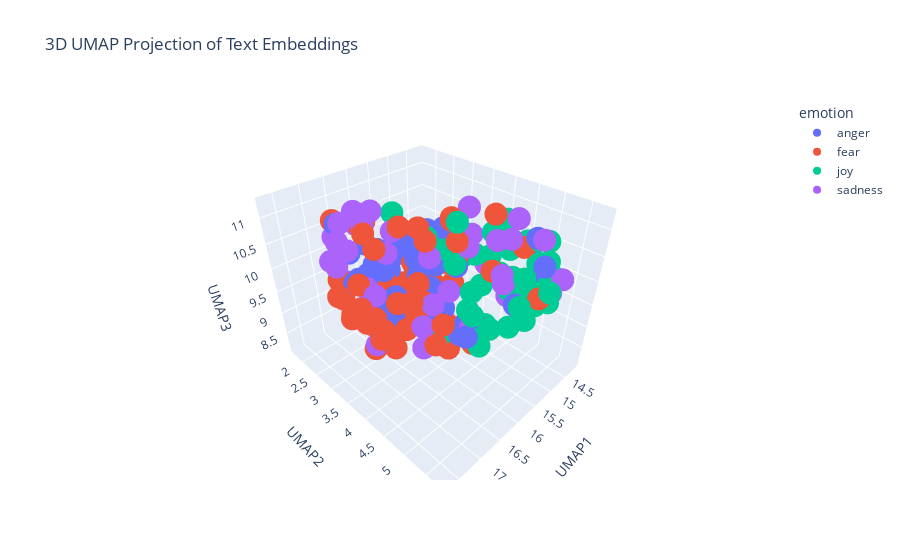

The notebook cell this image was saved under:
### Markdown cell above
---
##### <a id='toc1_5_8_1_1_'></a>[**>>> Exercise 4 (Take home):**](#toc0_)

Apply UMAP to the same embeddings to reduce the dimensionality to 3D vectors and plot the 3D graph, discuss the differences and similarities with the 2D graph.

### Code cell
# Answer here


import pandas as pd
import numpy as np
import umap
import plotly.express as px

combined_df = pd.concat([train_df_new, test_df_new], ignore_index=True)

X_embeddings = np.array(combined_df['embeddings_values'].tolist())

reducer_hw = umap.UMAP(n_components=3, metric='cosine', random_state=28) 
embedding_3d = reducer_hw.fit_transform(X_embeddings)

df_plot = pd.DataFrame(embedding_3d, columns=['UMAP1', 'UMAP2', 'UMAP3'])
df_plot['emotion'] = combined_df['emotion']
df_plot['intensity'] = combined_df['intensity']
df_plot['text'] = combined_df['text']


# Visualize the embeddings with Plotly
fig = px.scatter_3d(
    df_plot,
    x='UMAP1',
    y='UMAP2',
    z='UMAP3',
    color='emotion',  # Color points by the 'emotion' column
    hover_data=['text', 'intensity'],  # Show text and intensity on hover
    title='3D UMAP Projection of Text Embeddings'
)

fig.show()

### Figure 1 — Plotly figure (JSON) as saved in the notebook; plotly's stock layout.template omitted (floating-point values rounded to 4 significant figures)
{"data": [{"customdata": [["@HebertofNH any time a man who got paid to throw temper tantrums speaks up, you gotta listen.", 0.521], ["You ever just find that the people around you really irritate you sometimes? That's me right now 😒", 0.792], ["Now that the whole clown rage has scared me shitless, I'm gonna go cry in my room", 0.729], ["@JasonMillerinDC @realDonaldTrump Prudence suggests that a 8+% bump over 2-3 weeks should be viewed with SKEPTICISM. Media/HRC axis #angry", 0.583], ["Indignation: [whispers to date during that terrific Lerman/Letts centerpiece scene] That's his overwhelming sense of indignation.", 0.479], ["@mdivincenzo9 he's stupid, I hate him lol ", 0.521], ["@The_Nasty_P now you gotta do that with fast n furious", 0.354], ["@soyoprincess they irritate me. Them and their inch thick made up masks", 0.667], ["Like I can't do 12 hours worth of standing or calorie burning in 3 hours 😭😭😭😭 #1stworldprobs4vs", 0.458], ["I have a rage rage ep 2 coming out soon I'll keep you posted on it #YouTube #youtubegaming ", 0.422], ["the 1975 are playing antichrist why won't @sundarakarma play hustle it's an outrage", 0.417], ["..... wakes up and says 'have you tried changing her nappy?' 😡👊🏼 #rage!!!!", 0.688], ["@ezlisteningdisc it doesn't offend me but it's just,,, Weird.", 0.188], ["@lethargytyler ehhh I guess. I want to everyone I've ever burst out laughing in front of😂", 0.333], ["@cc_yandian @HillaryClinton her team must draw from a hat for daily personality #drugged  #yeller #quiet #screamer #😂😂", 0.521], ["@NM_NickNocturne Incentivise people to roam the Internet being morally offended, as if they didn't do it enough already.", 0.542], ["In 2016, Black people are STILL fighting to be recognized as human beings. #cantsleep ", 0.646], ["Now that I have my ex's number now its time to prank him. #revenge #prank #whatprankIshoulddo seriously what prank I should I do", 0.5], ["@ArcadianLuthier -- taking out his feelings on Kei unfairly. His lips form a frown as he tries to walk away.", 0.521], ["@girlsreallyrule Both Trump + King are relentless self-promoters who don't give a rip about anyone else. A perfect match for both Donalds.", 0.521], ["Tonight's #DragRace #AllStars2 episode GAVE ME LIFE! Yaassss queens! #teamalaska #teamkatya  #bwahaha", 0.25], ["@jamiesonhelen @MarianKeyes all three of my agin's on the pout .", 0.296], ["I wonder what would happen if I were to tell some people the truth #savage #uhoh #angry", 0.583], ["Unbelievable takes 10 minutes to get through to @BarclaysUK then there's a fault and the call hangs up  #treatcustomersfairly", 0.604], ["Inpouring this letter we are dying over against subsist checking quaint virtuoso ways toward fine huff yours l...", 0.562], ["Wont use using @mothercareuk @Mothercarehelp again!! These guys cant get nothing right!! #fuming", 0.854], ["So I wished my sis 12 midnight but received no reply from her. My 2nd sis JUST wished her, got a reply. You know who's the fav #offended", 0.479], ["@fireemblemlord it's the first expac since wrath that feels like a proper 'evolution' of the game for me", 0.542], ["@thomeagle Just to help maintain and boost our status as a world class centre for education, culture and tolerance. ", 0.167], ["Fuking fuming 😤", 0.854], ["Nick said he's territorial and he'll growl if someone gets too close to me #hesananimal", 0.458], ["@BarackObama I love Lizzy Warren's latest rage against Wall Street.", 0.177], ["Brendan Rodgers looks fuming 😭", 0.479], ["When you burst out crying alone and u realize that no one truly knows how unhappy you really are because you don't want anyone to know", 0.396], ["@Docjp they unleashing God's wrath just as Cain did", 0.417], ["Finally made my #fury #warrior guide. Let me know your thoughts", 0.375], ["@xandraaa5 @amayaallyn6 shut up hashtags are cool ", 0.438], ["If i could just get my line to block! #germantownbroncos #lilleague #popwarner #Broncos #usafootball  #lineman", 0.417], ["Anger, resentment, and hatred are the destroyer of your fortune today.'", 0.375], ["@DxfyingGrxvity - frustration, looking up at Elphaba in a frown of aggravation. Her high pitched voice was growing more and more --", 0.604], ["@HomeSwapperteam  Spent months arranging swap , new jobs etc, now I've found out she's been leading me on a merry dance. #fuming with her", 0.667], ["#oow16 #sting decent new song", 0.125], ["Ananya just grabbed a bible, opened it, started reading, and then said 'where do they talk about burning people?'", 0.417], ["@LaureEve I am sitting here wrapped in a fluffy blanket, with incense burning, listening to Bon Iver and drinking mulled wine. I'm there.", 0.25], ["I wouldn't have #anger issues.....if she didn't have #lying issues.....think about that one. #pow #lies #confusion", 0.5], ["@IllinoisLoyalty that Rutgers game was an abomination. An affront to God and man. We must never speak of it again.", 0.562], ["@UKBlogAwards @ModishMale I would always be honest but it's great to feedback opinion to the brand - don't want to offend them #BlogHour", 0.438], ["i live and die for mchanzo honeymoon crashing and burning the second they move in together", 0.479]], "hovertemplate": "emotion=anger<br>UMAP1=%{x}<br>UMAP2=%{y}<br>UMAP3=%{z}<br>text=%{customdata[0]}<br>intensity=%{customdata[1]}<extra></extra>", "legendgroup": "anger", "marker": {"color": "#636efa", "symbol": "circle"}, "mode": "markers", "name": "anger", "scene": "scene", "showlegend": true, "type": "scatter3d", "x": [15.16, 16.02, 17.2, 15.23, 15.98, 14.6, 15.19, 15.55, 16.51, 15.28, 16.07, 16.0, 15.84, 15.45, 15.44, 15.61, 16.76, 15.51, 16.19, 15.45, 14.23, 15.33, 15.53, 16.3, 16.2, 16.21, 15.88, 14.5, 15.6, 15.92, 15.18, 14.89, 15.96, 16.99, 16.47, 15.04, 14.94, 15.32, 16.4, 16.21, 16.07, 14.91, 16.66, 15.28, 15.66, 15.05, 15.73, 16.39], "y": [3.926, 2.671, 3.241, 3.761, 3.626, 2.814, 3.264, 2.975, 2.649, 2.595, 2.401, 2.184, 3.635, 3.552, 4.011, 3.67, 2.504, 2.765, 3.269, 3.391, 4.584, 5.095, 2.538, 1.787, 4.809, 1.902, 3.278, 5.067, 4.541, 2.43, 3.084, 3.883, 2.315, 2.553, 3.337, 2.703, 3.431, 2.024, 3.039, 3.065, 2.061, 5.104, 3.38, 5.514, 2.194, 2.249, 3.842, 2.982], "z": [8.596, 9.672, 10.21, 8.118, 8.915, 9.305, 10.33, 9.478, 10.42, 10.14, 10.03, 9.566, 9.643, 10.69, 8.507, 9.381, 10.28, 10.17, 9.271, 8.178, 10.22, 9.756, 9.945, 9.035, 9.402, 9.182, 10.12, 9.984, 9.135, 9.407, 9.594, 8.324, 9.251, 10.95, 9.182, 10.18, 9.606, 9.433, 9.309, 9.338, 9.32, 10.87, 9.502, 10.68, 9.743, 8.579, 9.231, 9.965]}, {"customdata": [["i've been rooting for him since the beginning  #BB18", 0.104], ["@TheMoosesAngel He looks down at his brother, a smile forming on his face. 'What? People fearing me?'", 0.333], ["@williamcontrol just preordered The Pale EP... Would have paid for the phone call... But I would have freaked out and not said anything ", 0.521], ["Anyone else find @Microsoft 'anniversary windows 10 update 1607' a Complete #nightmare", 0.479], ["#nana 4 hoco bc my dream since freshman year awe 😙❤❤❤ @thecandeyman", 0.25], ["#terror test ................", 0.667], ["What an actual nightmare", 0.729], ["these confident bitches should scare you the most", 0.479], ["@Cory_Bonini AP didn't have a productive week 1 or 1st half against GB and Kalil is horrible! @Vikings D is its strongest asset currently.", 0.396], ["@BoudicaRides @realkingrobbo Isn't that exactly what they should do? What took so long? He is more #afraid of #ClintonMafia than #Congress", 0.479], ["^^^^^\\n//Don't worry if your character is already taken. The RP I'm looking for is a non couple forming RP. Just a fun loving haunting.//\\n^^^", 0.188], ["When a guy comes on the train that smells like a mixture of a damp dog, old sweat and sewage works!!!! #gross  #getoffthetrain #smelly", 0.438], ["We're all in D. T. (Discipleship training or detox) for something. #messy #fearful #cutoff #choosefreedom #CryOut16", 0.604], ["i've seen the elder watching me during my community hours and i honestly don't have an idea about what my assignment will be. ", 0.521], ["induction day tomorrow for pizza express ", 0.275], ["Wishing i was rich so i didnt have to get up this morning #poor #sleepy #restless #sad #needsmoresleep", 0.469], ["Who likes #werewolves and #horror and #surfing? Because BREAKER over on @readstela has all that and MORE.", 0.438], ["I absolutely love having an anxiety attack halfway through a family meal", 0.729], ["That's fucking horrific defending from Schalke", 0.562], ["Set n alarm '@Innocentia_T: I wanna nap but I'm scared I'll wake up tomorrow .'", 0.646], ["@Cinestrong something a cyber bully would say", 0.417], ["someone come to fright world w me🤗🤗", 0.458], ["I have learned over the years that when one's mind is made up, this diminishes fear. –Rosa Parks #quotes #motivation", 0.188], ["@Fly_Norwegian quite simply the #worst #airline #worstairline I've ever used!  #appauling  #dismal #beyondajoke #useless", 0.479], ["@CP24 And I hope when the police met him at the subway that they took him straight to jail 😕 ", 0.583], ["It's simple I get after two shots of espresso 'Grande, decaf, 130 degrees soy americano with extra foam' #barista #nightmare", 0.396], ["Good start to the day I forgot to set my #alarm just as well it's #Friday 😆", 0.396], ["Step out of your comfort zone. \\nGo for risks.\\nFace things you fear. \\n\\nThis is when life starts to happen.\\n\\n#cpd", 0.396], ["And it pisses me off more they killed people who surrendered. Hands up and all. If hands visible you shouldn't be fearing for your life", 0.792], ["Crossword puzzle is oat meals solitary respecting the flat out portentous nutrient rootstock re scruple failur...", 0.375], ["@isthismike_p that nigga is horrible bro", 0.396], ["I'm okay, dont worry. I wish i'd been a better kid. I'm trying to slow down. I'm sorry for letting you down.", 0.708], ["Anyyyyone wanna go to fright fest with me on Friday night? 👻", 0.354], ["Start the convo...don't shy away..mental illness abounds in society including our workplace...be informed... #tsdoffsite", 0.479], ["@GucciShade @KellyannePolls @ABC So?  Who cares?  Who cares about tax forms, too.  I believe terrorism and jobs are what is important.", 0.438], ["@danielleelowell awe man I'm mad I'm sitting here already cutting tulle and ribbon already 😂", 0.375], ["I lost my blinders .... #panic", 0.975], ["@BaileyDemented @hsmitty3 ill kill u if u bully her 😤😤😤", 0.583], ["Wishing i was rich so i didnt have to get up this morning #poor #sleepy  #sad #needsmoresleep", 0.562], ["We in our own country are so divided in our approach so how could we fight #terrorism and #pakistani terrorism #MartyrsNotBeggars", 0.625], ["@jody_paterson So I worry about emphasis on 'keeping family together' as a guiding principle, due to my own experiences", 0.396], ["@tbergg1 mine are good rn, gonna be horrid after next week", 0.521], ["@CurtisJobling Yes indeed! We know masses of students would be so excited to see you! We need to get this sorted! ", 0.167], ["Tired of people pretending Islam isn't one of the most misogynistic religions, it's no coincidence Muslim countries are terrible for women.", 0.66], ["Focusing primarily on the person you’re talking to rather than yourself and the impression you’re making lessens social anxiety.", 0.521], ["@falklands_utd @mauriciomacri \\nbecause distrust in life , Argentina has a lot of heart and this President is worth every vote.", 0.312], ["@MichaelSalfino It still destroys Fear The Walking Dead. That show is horrible", 0.333], ["never afraid to start over", 0.304], ["today has been terrible but tonight will end better because I get to see Malik ❤️", 0.333], ["Everywhere I go, the air I breathe in tastes like home.' - @The_Currys ", 0.229], ["It were during the past's mistakes- similar to terror was pretty remarkable.", 0.5], ["@hollywooddivas @TMZ_Sports Idiots like Larry Sanders scare us All!How can Morons these days Rush 2 Judge #Police w/o all facts yet?FU thugs", 0.604], ["My Modern Proverb: 'Don't let anyone intimidate you about being single; most marriages end in divorce.'", 0.312], ["I don't want speak front to him #afraid #intimidate #nopanicattack", 0.875], ["On @Varneyco/@FoxBusiness to talk latest on #Chelsea Bombing + #Ahmad_Khan_Rahami's trips to #Afghanistan/#Pakistan #tcot ", 0.604], ["Ever been really lonely and your phone keeps blowing up, but you just can’t pick it up and respond to people?  #recluse #issues", 0.74], ["#twitter #users Tweeting on twitter is like playing a game against the computer. Where's the life, Everyone too #afraid to say something?", 0.521], ["He called me fat, so I pushed him into the lockers then he threaten to sue me' 😂", 0.479], ["When you're scared to press send #bgoodthepoet #PrayForMe #ThisIsAGodDream #career #help  #heart #HeartRacing", 0.73], ["@AaliyahLove69 I would be intimidated but I would like to think I would have manned up and helped.", 0.417], ["@CNNPolitics I can't wait to hear what he had to say about the brilliant Dr. Hawking... it should be rich... In the poorest of taste! #bully", 0.354], ["@mikefreemanNFL \\nIsn't OBrien supposed to be some sort of offensive genius #awful", 0.479], ["⊰ @FrameOfAnAngel ⊱ \\n\\n+ Of them. I'm here for answers, and if I scare her to death, there won't be answers for me. \\n\\nSo instead, I just +", 0.583], ["I don't want speak front to him   #nopanicattack", 0.72]], "hovertemplate": "emotion=fear<br>UMAP1=%{x}<br>UMAP2=%{y}<br>UMAP3=%{z}<br>text=%{customdata[0]}<br>intensity=%{customdata[1]}<extra></extra>", "legendgroup": "fear", "marker": {"color": "#EF553B", "symbol": "circle"}, "mode": "markers", "name": "fear", "scene": "scene", "showlegend": true, "type": "scatter3d", "x": [15.42, 16.5, 16.91, 17.05, 14.77, 17.16, 17.21, 16.21, 14.87, 15.63, 15.92, 15.85, 17.38, 16.94, 16.93, 16.75, 15.12, 17.69, 15.36, 17.39, 14.9, 15.92, 17.61, 16.15, 15.02, 17.35, 16.55, 17.52, 16.61, 16.63, 14.85, 16.93, 15.81, 17.46, 15.47, 15.49, 17.61, 14.84, 16.7, 16.76, 17.02, 16.13, 14.96, 15.66, 17.56, 15.3, 14.87, 17.55, 16.27, 15.53, 17.14, 14.9, 16.83, 17.61, 15.43, 16.95, 17.44, 14.6, 17.65, 16.94, 15.22, 14.93, 16.69, 17.69], "y": [4.645, 4.122, 3.441, 2.534, 4.792, 3.443, 2.861, 2.875, 2.161, 3.902, 4.289, 1.945, 4.122, 4.318, 4.452, 2.827, 4.394, 3.829, 2.18, 3.62, 3.303, 4.155, 4.382, 1.779, 2.987, 3.091, 3.625, 4.587, 2.864, 4.53, 2.477, 3.209, 4.054, 3.987, 3.723, 2.757, 3.37, 3.04, 2.945, 3.351, 4.262, 3.786, 5.116, 2.855, 4.216, 4.239, 2.322, 4.596, 3.763, 5.636, 3.635, 2.739, 4.872, 4.051, 3.844, 2.384, 3.982, 3.131, 3.742, 3.974, 3.459, 2.203, 4.141, 4.062], "z": [10.27, 9.913, 10.81, 9.87, 10.52, 9.527, 9.878, 9.507, 8.812, 8.205, 10.89, 9.129, 9.629, 10.24, 10.66, 10.98, 11.12, 10.16, 8.817, 10.45, 9.128, 11.21, 9.967, 9.063, 8.929, 9.892, 11.13, 9.873, 9.277, 9.328, 9.079, 11.0, 11.18, 9.925, 8.11, 9.642, 10.21, 9.483, 11.02, 8.994, 9.729, 10.78, 9.553, 9.224, 10.23, 8.335, 9.0, 10.01, 11.06, 10.27, 9.524, 8.856, 10.07, 10.08, 8.302, 10.94, 9.414, 9.563, 10.01, 10.05, 8.342, 8.847, 9.792, 10.4]}, {"customdata": [["@bradshawjp Sweet! #optimism", 0.56], ["When you wake up from a dream laughing at something stupid, and that makes you laugh more ", 0.708], ["@JoshNoneYaBiz I love parody accounts! Well done. Vote for #Trump. #lol ", 0.708], ["@Dubai92 try asking for a cheeseburger with only onion &amp; mustard at any #McDonalds ", 0.271], ["Watch this amazing live.ly broadcast by @ittzdevin  #musically", 0.483], ["Why have I only just started watching glee this week I am now addicted 🙄  #GLEEK", 0.5], ["@BattleSmitten \\n\\nother begin telling a 'story' he realized that she was making an attempt at cheering him up. It was sweet of her and so ➤", 0.521], ["@palmtreesarah @WorthingTheatre had more fun than the funniest person in funsville..... Much hilarity as usual.... Thank you ❤️", 0.84], ["Rojo is hilarious", 0.6], [".@Harry_Styles I hope you never go a day without something to make you smile. You deserve all good things. Please follow me?\\n❤️💛💚💙💜\\n311,553", 0.6], ["You know what's great about #GBBO ? Contestants helping each other, cheering each other on. So important.", 0.562], ["Probably the best OT period I've ever seen. Absolutely exhilarating. #WCH2016 #TeamNA", 0.76], ["Miami proficiency is like pleasing by what name miami beaches: pIkxb", 0.34], ["Every single problem we ever face can be solved with a nice blend patience and optimism", 0.521], ["The current run of superman continues to be a delight! You can feel the love poured into it by everone on the creative team #superman", 0.654], ["There is something v satisfying about  opening an old 'to do'.doc file and being able to check off all the things you have done ", 0.602], ["If I were assured of your eventual destruction I would, in the interests of the public, cheerfully accept my own.' -Sherlock Holmes-", 0.32], ["Just watched Django Unchained, Other people may frown, but I titter in delight! 2/5", 0.536], ["if you ain't watching Sugarboy on Hulu, then you ain't shit. #hilarious hahaha", 0.66], ["All the fans wanted Man Utd at home in the next round...\\nAre you cheering for Northampton or Man Utd right now?\\n#lufc", 0.292], [".@POTUS Obama describes his temperament as 'steady &amp; on the buoyant side.'", 0.22], ["@ESPNLosAngeles best segment so far by @marcelluswiley @Kdubblive  hilarity", 0.468], ["promise of restoration to the nation of israel...'everywhere you look blessing '..barns/wine overflow.Everything beautiful #joyful #do_u_see", 0.5], ["Anyone know how the #Mariners did today? The mood here seems strangely jubilant! As Meatloaf says, 2 out of 3 ain't bad, unless you win one!", 0.48], ["@JackAndJack I'm so lively for listen💗😀", 0.771], ["@JackCurryYES he's just lucky...bad pitchers...#WHATEVER...ElKracken is #legit #future #bright #gottawearshades #LetsGoYankees", 0.333], ["incetown, age 23, joyful, elevated in hope with the", 0.417], ["Thank you disney themed episode for letting me discover how amazing the @BlackishWriters are! ", 0.729], ["@elena_yip My random guesses for you! A potential Amelie, Kenneth of 30 Rock (but YA instead of TV) &amp; maybe w/ the optimism of Lara Jean?", 0.36], ["A former diplomat is quite gleeful about the situation of Pakistan on @TimesNow\\nNot quite stiff upper lip of diplomacy seen normally", 0.259], ["Online now !!!:) all day come play with me !! I'm happy happy horny playful sweet sour;)", 0.875], ["Lmboo , using my nephew for meme ", 0.646], ["A cheerful heart is good medicine, but a crushed spirit dries up the bones. A wicked man accepts a bribe in secret to pervert  justice.", 0.4], ["Accept the challenges, So that you may feel the exhilaration of victory.\\n\\nTOMIHO IpaglabanMo TapingDay2", 0.521], ["Wishing a very Happy Birthday to our awesome dancer, Ruthann!!! We hope your day is magical! #bday #happy #eatcake", 0.75], ["@Rbrutti what a #happy looking #couple !", 0.542], ["It feels good to get outside for a minute and get some fresh air.  It's hard to stay cooped up inside all day ", 0.58], ["@chencouture LMAO Is it that 'so slutty' hater girl? That video was hilarious. 😂", 0.7], ["A lifetime of laughter at the expense of the death of a bachelor", 0.354], ["I'm absolutely in love with Laurie Hernandez, she's so adorable and is always so cheerful!", 0.788], ["@harrietemmett great minds think alike. #rejoice", 0.519], ["Our tone of voice: we're like One Direction, we're thoughtful and timid, yet playful", 0.423], ["Ready for that nice, breezy, calm, sunshine weather.🍂🍁 #Autumn", 0.583], ["@GigaFag @pipertownsend_ snapchat new would beg to differ ", 0.156], ["Imagine how sad LA fans are gona be when they get eliminated...Man that's gonna be Nirvana, a religious experience rejoicing in their misery", 0.333]], "hovertemplate": "emotion=joy<br>UMAP1=%{x}<br>UMAP2=%{y}<br>UMAP3=%{z}<br>text=%{customdata[0]}<br>intensity=%{customdata[1]}<extra></extra>", "legendgroup": "joy", "marker": {"color": "#00cc96", "symbol": "circle"}, "mode": "markers", "name": "joy", "scene": "scene", "showlegend": true, "type": "scatter3d", "x": [15.09, 15.77, 14.26, 14.93, 14.58, 14.73, 15.83, 14.56, 14.23, 14.77, 15.34, 14.42, 16.19, 16.14, 14.43, 15.54, 16.45, 15.02, 14.28, 14.58, 15.55, 14.17, 15.18, 14.84, 14.57, 14.94, 15.62, 14.26, 15.1, 15.59, 15.9, 15.36, 16.5, 16.05, 14.7, 14.96, 15.92, 14.49, 15.63, 14.45, 15.01, 15.74, 15.48, 15.02, 15.98], "y": [5.269, 3.431, 3.992, 4.059, 3.979, 4.363, 4.559, 5.25, 3.69, 5.125, 4.999, 4.894, 4.9, 5.216, 5.117, 5.352, 3.876, 4.741, 3.343, 4.601, 4.594, 4.111, 5.609, 4.882, 4.952, 4.232, 5.497, 4.534, 5.346, 3.707, 4.256, 3.363, 5.048, 5.491, 5.436, 5.46, 5.56, 3.192, 3.667, 5.068, 5.304, 4.663, 5.772, 3.448, 2.79], "z": [9.958, 10.58, 9.393, 9.464, 10.43, 10.88, 10.0, 9.804, 9.656, 10.34, 10.28, 10.08, 9.893, 9.782, 10.22, 10.51, 9.333, 9.745, 9.565, 9.273, 8.655, 9.954, 9.996, 9.458, 10.64, 8.599, 9.821, 10.34, 9.755, 8.463, 11.2, 10.37, 10.26, 9.931, 10.16, 10.15, 10.27, 9.548, 10.38, 10.62, 9.955, 8.964, 10.42, 9.695, 10.89]}, {"customdata": [["Alt-J - Hunger of the pine.", 0.235], ["When will the weeks full of Mondays end?? #disheartened", 0.688], ["Brad Pitt being investigated for child abuse?! this all just got really #dark", 0.479], ["Interview preparation, I hate talking about myself, one dull subject matter! #yawnoff", 0.396], ["@Hails_Berry8 @sajedhariri23 varsity pine riding", 0.208], ["i got his bitch depress", 0.542], ["@CCTakato at least in crystal every part of it is portrayed as being WRONG, the dark atmosphere, the fact that mamoru is brainwashed", 0.613], ["Literally being here makes me depress tbh", 0.708], ["The Sunderland time line is quite funny with all the doom &amp; gloom in facing us and the long trip to us midweek. #whatgoesaroundcomesaround", 0.417], ["Now they fret about scuffs. I’ll take scuffs (which…come in) for a phone I can use wet handed or drop in a toilet any day.", 0.354], ["@raylewis name change Uncle Remus Lewis #foh #theydontlikeyoueither  #unwoke", 0.414], ["@SilkInSide @TommyJoeRatliff that's so pretty! I love the sky in the background and the purple highlights with the dull colors is great", 0.088], ["LOL! @TheFrankJLopes was just awarded the “F” bomb trophy on #AutoDealerLive, @RealMatKoenig :) #serious", 0.321], ["@iJuvia_ \\n\\nHearing the noises, Akame opened her eyes and sat up, facing Juvia. She didn't expect at all to see someone around and staid --", 0.266], ["#PeopleLikeMeBecause of some unknown reason but I try to discourage it", 0.278], ["It's so gloomy outside. I wish it was as cold as it looked", 0.542], ["Good morning lovely people. Not gonna lie I've woken up feeling pretty glum.", 0.754], ["This the most depressing shit ever", 0.861], ["@Ashleyavitia_ don't leave me #sad", 0.875], ["@British_Airways #lost #bag #stillwaiting go home in2days. DM'd you my info and have rung 9times a day. What more can I do? #wheresmybag", 0.542], ["@deshbhakthoon always unhappy and easily offended.", 0.604], ["Don't wanna go to work but I want the money ", 0.5], ["Very long day. Thank goodness for Bake Off to brighten up a weary Wednesday ☺ #GBBO", 0.188], ["Standard Candice starting the show with a pout #startasyoumeantogoon #GBBO", 0.354], ["Im think ima lay in bed all day and sulk. Life is hitting me to hard rn", 0.934], ["Why is it that we rejoice at a birth and grieve at a funeral? It is because we are not the person involved. ― Mark Twain", 0.354], ["Transparency and openness ' is a dull sell for a fans group - want more verbs like buying, defending, building and securing.", 0.333], ["Why doesn't anybody I know watch penny dreadful? ☹️️", 0.455], ["Lament a \\nsaddened heart,\\nso far &amp; \\nyet so near,\\nthe years so\\ntough &amp; scarred,\\nthis lonesome\\nroad,\\nstill feared! #depression \\n\\n#poetry #poem", 0.812], ["So unbelievably discouraged with music as of late. Incredibly behind on Completing my album. Not digging this at all.", 0.604], ["so lost i'm faded", 0.729], ["@Ashleyavitia_ don't leave me ", 0.583], ["“We can easily #forgive a #child who is #afraid of the #dark; the real #tragedy of #life is when #men are #afraid of the #light.”–Plato", 0.458], ["@VivienLloyd Thank you so much! Just home - stunned but so happy. Don't think it has sunk in yet! Wow.", 0.104], ["@everton_de_leon @sterushton Genuinely grim stuff. Over a century of history sold off by some porn baron twats for a minty new stadium. Urgh", 0.624], ["@OHSOVICTORIOUS_ @FaZeAdapt We all seen it coming.. it's sad. But her Instagram comments on her pics are funny. Adapts fans blew it up 😂😂😂", 0.354], ["A .500 season is all I'm looking for at this point. #depressing #royals", 0.688], ["@abra @abra @abra what're you doing to my ears? To my soul?! #GoodMusic #melancholy", 0.236], ["Soooo badly want to dye my hair dark but have never been dark before soooo torn 😭😭😭", 0.5], ["@KeithOlbermann depressing how despicable Trump, with no policies, campaigning on bigotry &amp; rancour can be so close, evil immoral disaster", 0.708], ["aaahhhh! a little @OtisRedding to soothe the soul. #music ", 0.25], ["@LeePorter94 @DomMcGovern_ hi Dom I saw u at Notts county away, looking for 1 mufc away ticket will pay #blues", 0.438], ["you are on an endless journey of figuring yourself out; don't be discouraged when you don't know who you are yet.", 0.375]], "hovertemplate": "emotion=sadness<br>UMAP1=%{x}<br>UMAP2=%{y}<br>UMAP3=%{z}<br>text=%{customdata[0]}<br>intensity=%{customdata[1]}<extra></extra>", "legendgroup": "sadness", "marker": {"color": "#ab63fa", "symbol": "circle"}, "mode": "markers", "name": "sadness", "scene": "scene", "showlegend": true, "type": "scatter3d", "x": [15.3, 17.14, 17.08, 17.42, 15.37, 16.32, 16.04, 16.62, 14.37, 16.72, 14.91, 14.81, 14.2, 15.93, 16.59, 16.83, 16.67, 16.93, 16.26, 16.4, 15.83, 16.77, 15.71, 15.64, 17.04, 15.84, 15.55, 15.41, 17.34, 17.08, 17.46, 15.18, 17.67, 14.79, 15.44, 14.85, 16.43, 14.82, 16.67, 15.17, 15.04, 14.54, 17.03], "y": [4.877, 2.755, 3.383, 4.06, 4.655, 2.987, 3.185, 2.601, 4.448, 4.334, 2.422, 5.61, 3.579, 4.147, 4.422, 3.063, 3.097, 2.706, 3.102, 1.708, 3.428, 2.872, 5.054, 5.039, 2.738, 3.588, 4.359, 4.069, 2.982, 2.576, 3.033, 3.903, 4.339, 5.433, 2.304, 3.697, 2.582, 4.651, 2.62, 2.701, 5.302, 4.404, 4.645], "z": [10.91, 10.75, 10.11, 10.49, 10.83, 10.29, 9.158, 10.82, 9.144, 9.192, 8.795, 10.27, 9.408, 9.862, 10.07, 11.04, 11.26, 10.48, 10.75, 9.112, 9.091, 11.17, 10.51, 10.31, 11.05, 10.26, 8.95, 11.23, 10.46, 10.76, 10.65, 10.33, 9.872, 9.901, 8.645, 10.39, 10.84, 11.02, 11.09, 8.346, 10.97, 9.192, 10.01]}], "layout": {"legend": {"title": {"text": "emotion"}, "tracegroupgap": 0}, "scene": {"domain": {"x": [0, 1], "y": [0, 1]}, "xaxis": {"title": {"text": "UMAP1"}}, "yaxis": {"title": {"text": "UMAP2"}}, "zaxis": {"title": {"text": "UMAP3"}}}, "title": {"text": "3D UMAP Projection of Text Embeddings"}}}
